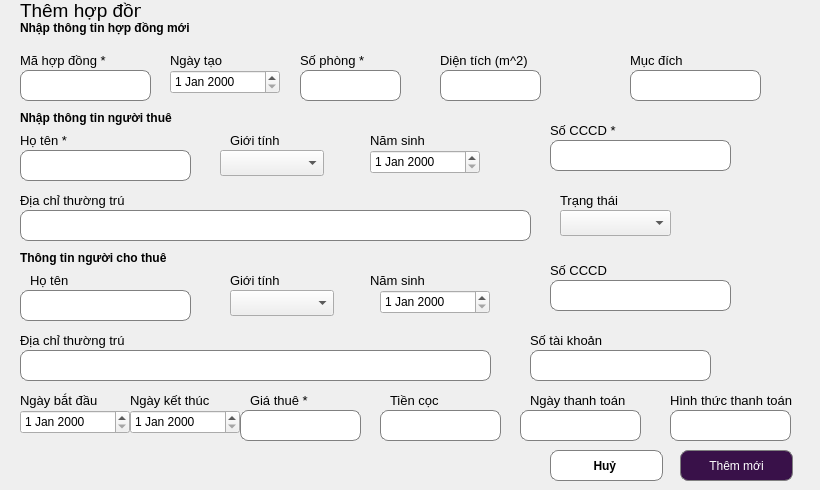
    <widget class="QWidget" name="page_3">
     <widget class="QLineEdit" name="lne_dientich_3">
      <property name="geometry">
       <rect>
        <x>440</x>
        <y>70</y>
        <width>101</width>
        <height>31</height>
       </rect>
      </property>
      <property name="styleSheet">
       <string notr="true">QLineEdit {
    border: 1px solid gray;
    border-radius: 8px;
    padding: 5px;
}</string>
      </property>
      <property name="text">
       <string/>
      </property>
      <property name="alignment">
       <set>Qt::AlignCenter</set>
      </property>
     </widget>
     <widget class="QDateEdit" name="date_namsinh_5">
      <property name="geometry">
       <rect>
        <x>370</x>
        <y>150</y>
        <width>110</width>
        <height>24</height>
       </rect>
      </property>
     </widget>
     <widget class="QLineEdit" name="lne_mucdich_3">
      <property name="geometry">
       <rect>
        <x>630</x>
        <y>70</y>
        <width>131</width>
        <height>31</height>
       </rect>
      </property>
      <property name="styleSheet">
       <string notr="true">QLineEdit {
    border: 1px solid gray;
    border-radius: 8px;
    padding: 5px;
}</string>
      </property>
      <property name="text">
       <string/>
      </property>
      <property name="alignment">
       <set>Qt::AlignCenter</set>
      </property>
     </widget>
     <widget class="QLabel" name="label_135">
      <property name="geometry">
       <rect>
        <x>230</x>
        <y>130</y>
        <width>121</width>
        <height>21</height>
       </rect>
      </property>
      <property name="font">
       <font>
        <pointsize>10</pointsize>
        <weight>50</weight>
        <bold>false</bold>
       </font>
      </property>
      <property name="text">
       <string>Giới tính</string>
      </property>
     </widget>
     <widget class="QLabel" name="label_136">
      <property name="geometry">
       <rect>
        <x>20</x>
        <y>110</y>
        <width>231</width>
        <height>16</height>
       </rect>
      </property>
      <property name="font">
       <font>
        <weight>75</weight>
        <bold>true</bold>
       </font>
      </property>
      <property name="text">
       <string>Nhập thông tin người thuê</string>
      </property>
     </widget>
     <widget class="QLabel" name="label_137">
      <property name="geometry">
       <rect>
        <x>550</x>
        <y>120</y>
        <width>121</width>
        <height>21</height>
       </rect>
      </property>
      <property name="font">
       <font>
        <pointsize>10</pointsize>
        <weight>50</weight>
        <bold>false</bold>
       </font>
      </property>
      <property name="text">
       <string>Số CCCD *</string>
      </property>
     </widget>
     <widget class="QLineEdit" name="lne_dcthuongtru_5">
      <property name="geometry">
       <rect>
        <x>20</x>
        <y>210</y>
        <width>511</width>
        <height>31</height>
       </rect>
      </property>
      <property name="styleSheet">
       <string notr="true">QLineEdit {
    border: 1px solid gray;
    border-radius: 8px;
    padding: 5px;
}</string>
      </property>
      <property name="text">
       <string/>
      </property>
      <property name="alignment">
       <set>Qt::AlignCenter</set>
      </property>
     </widget>
     <widget class="QLabel" name="label_138">
      <property name="geometry">
       <rect>
        <x>230</x>
        <y>270</y>
        <width>121</width>
        <height>21</height>
       </rect>
      </property>
      <property name="font">
       <font>
        <pointsize>10</pointsize>
        <weight>50</weight>
        <bold>false</bold>
       </font>
      </property>
      <property name="text">
       <string>Giới tính</string>
      </property>
     </widget>
     <widget class="QComboBox" name="cbo_gioitinh_5">
      <property name="geometry">
       <rect>
        <x>230</x>
        <y>290</y>
        <width>104</width>
        <height>26</height>
       </rect>
      </property>
     </widget>
     <widget class="QLabel" name="label_139">
      <property name="geometry">
       <rect>
        <x>130</x>
        <y>390</y>
        <width>121</width>
        <height>21</height>
       </rect>
      </property>
      <property name="font">
       <font>
        <pointsize>10</pointsize>
        <weight>50</weight>
        <bold>false</bold>
       </font>
      </property>
      <property name="text">
       <string>Ngày kết thúc</string>
      </property>
     </widget>
     <widget class="QLabel" name="label_140">
      <property name="geometry">
       <rect>
        <x>300</x>
        <y>50</y>
        <width>91</width>
        <height>21</height>
       </rect>
      </property>
      <property name="font">
       <font>
        <pointsize>10</pointsize>
        <weight>50</weight>
        <bold>false</bold>
       </font>
      </property>
      <property name="text">
       <string>Số phòng *</string>
      </property>
     </widget>
     <widget class="QDateEdit" name="date_ngaybd_3">
      <property name="geometry">
       <rect>
        <x>20</x>
        <y>410</y>
        <width>110</width>
        <height>24</height>
       </rect>
      </property>
     </widget>
     <widget class="QLabel" name="label_141">
      <property name="geometry">
       <rect>
        <x>440</x>
        <y>50</y>
        <width>121</width>
        <height>21</height>
       </rect>
      </property>
      <property name="font">
       <font>
        <pointsize>10</pointsize>
        <weight>50</weight>
        <bold>false</bold>
       </font>
      </property>
      <property name="text">
       <string>Diện tích (m^2) </string>
      </property>
     </widget>
     <widget class="QLineEdit" name="lne_mahopdong_3">
      <property name="geometry">
       <rect>
        <x>20</x>
        <y>70</y>
        <width>131</width>
        <height>31</height>
       </rect>
      </property>
      <property name="styleSheet">
       <string notr="true">QLineEdit {
    border: 1px solid gray;
    border-radius: 8px;
    padding: 5px;
}</string>
      </property>
      <property name="text">
       <string/>
      </property>
      <property name="alignment">
       <set>Qt::AlignCenter</set>
      </property>
     </widget>
     <widget class="QLabel" name="label_142">
      <property name="geometry">
       <rect>
        <x>250</x>
        <y>390</y>
        <width>121</width>
        <height>21</height>
       </rect>
      </property>
      <property name="font">
       <font>
        <pointsize>10</pointsize>
        <weight>50</weight>
        <bold>false</bold>
       </font>
      </property>
      <property name="text">
       <string>Giá thuê *</string>
      </property>
     </widget>
     <widget class="QPushButton" name="btn_huyhopdong_2">
      <property name="geometry">
       <rect>
        <x>550</x>
        <y>450</y>
        <width>113</width>
        <height>31</height>
       </rect>
      </property>
      <property name="font">
       <font>
        <weight>75</weight>
        <bold>true</bold>
       </font>
      </property>
      <property name="styleSheet">
       <string notr="true">QPushButton {
 border: 1px solid gray;
 border-radius: 8px;
 padding: 5px;
 color: black;
background-color: white
}</string>
      </property>
      <property name="text">
       <string>Huỷ </string>
      </property>
     </widget>
     <widget class="QLabel" name="label_143">
      <property name="geometry">
       <rect>
        <x>30</x>
        <y>270</y>
        <width>121</width>
        <height>21</height>
       </rect>
      </property>
      <property name="font">
       <font>
        <pointsize>10</pointsize>
        <weight>50</weight>
        <bold>false</bold>
       </font>
      </property>
      <property name="text">
       <string>Họ tên</string>
      </property>
     </widget>
     <widget class="QLabel" name="label_144">
      <property name="geometry">
       <rect>
        <x>530</x>
        <y>390</y>
        <width>121</width>
        <height>21</height>
       </rect>
      </property>
      <property name="font">
       <font>
        <pointsize>10</pointsize>
        <weight>50</weight>
        <bold>false</bold>
       </font>
      </property>
      <property name="text">
       <string>Ngày thanh toán</string>
      </property>
     </widget>
     <widget class="QLabel" name="label_145">
      <property name="geometry">
       <rect>
        <x>20</x>
        <y>190</y>
        <width>121</width>
        <height>21</height>
       </rect>
      </property>
      <property name="font">
       <font>
        <pointsize>10</pointsize>
        <weight>50</weight>
        <bold>false</bold>
       </font>
      </property>
      <property name="text">
       <string>Địa chỉ thường trú</string>
      </property>
     </widget>
     <widget class="QLineEdit" name="lne_ngaythanhtoan_3">
      <property name="geometry">
       <rect>
        <x>520</x>
        <y>410</y>
        <width>121</width>
        <height>31</height>
       </rect>
      </property>
      <property name="styleSheet">
       <string notr="true">QLineEdit {
    border: 1px solid gray;
    border-radius: 8px;
    padding: 5px;
}</string>
      </property>
      <property name="text">
       <string/>
      </property>
      <property name="alignment">
       <set>Qt::AlignCenter</set>
      </property>
     </widget>
     <widget class="QLineEdit" name="lne_stk_3">
      <property name="geometry">
       <rect>
        <x>530</x>
        <y>350</y>
        <width>181</width>
        <height>31</height>
       </rect>
      </property>
      <property name="styleSheet">
       <string notr="true">QLineEdit {
    border: 1px solid gray;
    border-radius: 8px;
    padding: 5px;
}</string>
      </property>
      <property name="text">
       <string/>
      </property>
      <property name="alignment">
       <set>Qt::AlignCenter</set>
      </property>
     </widget>
     <widget class="QLineEdit" name="lne_sophong_3">
      <property name="geometry">
       <rect>
        <x>300</x>
        <y>70</y>
        <width>101</width>
        <height>31</height>
       </rect>
      </property>
      <property name="styleSheet">
       <string notr="true">QLineEdit {
    border: 1px solid gray;
    border-radius: 8px;
    padding: 5px;
}</string>
      </property>
      <property name="text">
       <string/>
      </property>
      <property name="alignment">
       <set>Qt::AlignCenter</set>
      </property>
     </widget>
     <widget class="QLineEdit" name="lne_tiencoc_3">
      <property name="geometry">
       <rect>
        <x>380</x>
        <y>410</y>
        <width>121</width>
        <height>31</height>
       </rect>
      </property>
      <property name="styleSheet">
       <string notr="true">QLineEdit {
    border: 1px solid gray;
    border-radius: 8px;
    padding: 5px;
}</string>
      </property>
      <property name="text">
       <string/>
      </property>
      <property name="alignment">
       <set>Qt::AlignCenter</set>
      </property>
     </widget>
     <widget class="QLabel" name="label_146">
      <property name="geometry">
       <rect>
        <x>560</x>
        <y>190</y>
        <width>121</width>
        <height>21</height>
       </rect>
      </property>
      <property name="font">
       <font>
        <pointsize>10</pointsize>
        <weight>50</weight>
        <bold>false</bold>
       </font>
      </property>
      <property name="text">
       <string>Trạng thái</string>
      </property>
     </widget>
     <widget class="QComboBox" name="cbo_trangthai_3">
      <property name="geometry">
       <rect>
        <x>560</x>
        <y>210</y>
        <width>111</width>
        <height>26</height>
       </rect>
      </property>
     </widget>
     <widget class="QLineEdit" name="lne_hoten_5">
      <property name="geometry">
       <rect>
        <x>20</x>
        <y>150</y>
        <width>171</width>
        <height>31</height>
       </rect>
      </property>
      <property name="styleSheet">
       <string notr="true">QLineEdit {
    border: 1px solid gray;
    border-radius: 8px;
    padding: 5px;
}</string>
      </property>
      <property name="text">
       <string/>
      </property>
      <property name="alignment">
       <set>Qt::AlignCenter</set>
      </property>
     </widget>
     <widget class="QComboBox" name="cbo_gioitinh_6">
      <property name="geometry">
       <rect>
        <x>220</x>
        <y>150</y>
        <width>104</width>
        <height>26</height>
       </rect>
      </property>
     </widget>
     <widget class="QPushButton" name="btn_themmoi_2">
      <property name="geometry">
       <rect>
        <x>680</x>
        <y>450</y>
        <width>113</width>
        <height>31</height>
       </rect>
      </property>
      <property name="styleSheet">
       <string notr="true">QPushButton {
 border: 1px solid gray;
 border-radius: 8px;
 padding: 5px;
 background-color: #391149;
 color: white;
}</string>
      </property>
      <property name="text">
       <string>Thêm mới</string>
      </property>
     </widget>
     <widget class="QDateEdit" name="date_ngaytao_3">
      <property name="geometry">
       <rect>
        <x>170</x>
        <y>70</y>
        <width>110</width>
        <height>24</height>
       </rect>
      </property>
     </widget>
     <widget class="QLineEdit" name="lne_cccd_5">
      <property name="geometry">
       <rect>
        <x>550</x>
        <y>280</y>
        <width>181</width>
        <height>31</height>
       </rect>
      </property>
      <property name="styleSheet">
       <string notr="true">QLineEdit {
    border: 1px solid gray;
    border-radius: 8px;
    padding: 5px;
}</string>
      </property>
      <property name="text">
       <string/>
      </property>
      <property name="alignment">
       <set>Qt::AlignCenter</set>
      </property>
     </widget>
     <widget class="QLabel" name="label_147">
      <property name="geometry">
       <rect>
        <x>630</x>
        <y>50</y>
        <width>111</width>
        <height>21</height>
       </rect>
      </property>
      <property name="font">
       <font>
        <pointsize>10</pointsize>
        <weight>50</weight>
        <bold>false</bold>
       </font>
      </property>
      <property name="text">
       <string>Mục đích</string>
      </property>
     </widget>
     <widget class="QLabel" name="label_148">
      <property name="geometry">
       <rect>
        <x>170</x>
        <y>50</y>
        <width>91</width>
        <height>21</height>
       </rect>
      </property>
      <property name="font">
       <font>
        <pointsize>10</pointsize>
        <weight>50</weight>
        <bold>false</bold>
       </font>
      </property>
      <property name="text">
       <string>Ngày tạo</string>
      </property>
     </widget>
     <widget class="QLabel" name="label_149">
      <property name="geometry">
       <rect>
        <x>530</x>
        <y>330</y>
        <width>121</width>
        <height>21</height>
       </rect>
      </property>
      <property name="font">
       <font>
        <pointsize>10</pointsize>
        <weight>50</weight>
        <bold>false</bold>
       </font>
      </property>
      <property name="text">
       <string>Số tài khoản</string>
      </property>
     </widget>
     <widget class="QLabel" name="label_150">
      <property name="geometry">
       <rect>
        <x>20</x>
        <y>20</y>
        <width>231</width>
        <height>16</height>
       </rect>
      </property>
      <property name="font">
       <font>
        <weight>75</weight>
        <bold>true</bold>
       </font>
      </property>
      <property name="text">
       <string>Nhập thông tin hợp đồng mới</string>
      </property>
     </widget>
     <widget class="QLabel" name="label_151">
      <property name="geometry">
       <rect>
        <x>670</x>
        <y>390</y>
        <width>141</width>
        <height>21</height>
       </rect>
      </property>
      <property name="font">
       <font>
        <pointsize>10</pointsize>
        <weight>50</weight>
        <bold>false</bold>
       </font>
      </property>
      <property name="text">
       <string>Hình thức thanh toán</string>
      </property>
     </widget>
     <widget class="QLineEdit" name="lne_htthanhtoan_3">
      <property name="geometry">
       <rect>
        <x>670</x>
        <y>410</y>
        <width>121</width>
        <height>31</height>
       </rect>
      </property>
      <property name="styleSheet">
       <string notr="true">QLineEdit {
    border: 1px solid gray;
    border-radius: 8px;
    padding: 5px;
}</string>
      </property>
      <property name="text">
       <string/>
      </property>
      <property name="alignment">
       <set>Qt::AlignCenter</set>
      </property>
     </widget>
     <widget class="QLabel" name="label_152">
      <property name="geometry">
       <rect>
        <x>550</x>
        <y>260</y>
        <width>121</width>
        <height>21</height>
       </rect>
      </property>
      <property name="font">
       <font>
        <pointsize>10</pointsize>
        <weight>50</weight>
        <bold>false</bold>
       </font>
      </property>
      <property name="text">
       <string>Số CCCD</string>
      </property>
     </widget>
     <widget class="QLabel" name="label_153">
      <property name="geometry">
       <rect>
        <x>20</x>
        <y>250</y>
        <width>231</width>
        <height>16</height>
       </rect>
      </property>
      <property name="font">
       <font>
        <weight>75</weight>
        <bold>true</bold>
       </font>
      </property>
      <property name="text">
       <string>Thông tin người cho thuê</string>
      </property>
     </widget>
     <widget class="QLineEdit" name="lne_cccd_6">
      <property name="geometry">
       <rect>
        <x>550</x>
        <y>140</y>
        <width>181</width>
        <height>31</height>
       </rect>
      </property>
      <property name="styleSheet">
       <string notr="true">QLineEdit {
    border: 1px solid gray;
    border-radius: 8px;
    padding: 5px;
}</string>
      </property>
      <property name="text">
       <string/>
      </property>
      <property name="alignment">
       <set>Qt::AlignCenter</set>
      </property>
     </widget>
     <widget class="QLabel" name="label_154">
      <property name="geometry">
       <rect>
        <x>20</x>
        <y>0</y>
        <width>121</width>
        <height>21</height>
       </rect>
      </property>
      <property name="font">
       <font>
        <pointsize>14</pointsize>
        <weight>50</weight>
        <bold>false</bold>
       </font>
      </property>
      <property name="text">
       <string>Thêm hợp đồng</string>
      </property>
     </widget>
     <widget class="QDateEdit" name="date_namsinh_6">
      <property name="geometry">
       <rect>
        <x>380</x>
        <y>290</y>
        <width>110</width>
        <height>24</height>
       </rect>
      </property>
     </widget>
     <widget class="QLineEdit" name="lne_dcthuongtru_6">
      <property name="geometry">
       <rect>
        <x>20</x>
        <y>350</y>
        <width>471</width>
        <height>31</height>
       </rect>
      </property>
      <property name="styleSheet">
       <string notr="true">QLineEdit {
    border: 1px solid gray;
    border-radius: 8px;
    padding: 5px;
}</string>
      </property>
      <property name="text">
       <string/>
      </property>
      <property name="alignment">
       <set>Qt::AlignCenter</set>
      </property>
     </widget>
     <widget class="QLabel" name="label_155">
      <property name="geometry">
       <rect>
        <x>20</x>
        <y>50</y>
        <width>121</width>
        <height>21</height>
       </rect>
      </property>
      <property name="font">
       <font>
        <pointsize>10</pointsize>
        <weight>50</weight>
        <bold>false</bold>
       </font>
      </property>
      <property name="text">
       <string>Mã hợp đồng *</string>
      </property>
     </widget>
     <widget class="QLabel" name="label_156">
      <property name="geometry">
       <rect>
        <x>20</x>
        <y>130</y>
        <width>121</width>
        <height>21</height>
       </rect>
      </property>
      <property name="font">
       <font>
        <pointsize>10</pointsize>
        <weight>50</weight>
        <bold>false</bold>
       </font>
      </property>
      <property name="text">
       <string>Họ tên *</string>
      </property>
     </widget>
     <widget class="QLabel" name="label_157">
      <property name="geometry">
       <rect>
        <x>370</x>
        <y>270</y>
        <width>101</width>
        <height>21</height>
       </rect>
      </property>
      <property name="font">
       <font>
        <pointsize>10</pointsize>
        <weight>50</weight>
        <bold>false</bold>
       </font>
      </property>
      <property name="text">
       <string>Năm sinh</string>
      </property>
     </widget>
     <widget class="QLineEdit" name="lne_giathue_3">
      <property name="geometry">
       <rect>
        <x>240</x>
        <y>410</y>
        <width>121</width>
        <height>31</height>
       </rect>
      </property>
      <property name="styleSheet">
       <string notr="true">QLineEdit {
    border: 1px solid gray;
    border-radius: 8px;
    padding: 5px;
}</string>
      </property>
      <property name="text">
       <string/>
      </property>
      <property name="alignment">
       <set>Qt::AlignCenter</set>
      </property>
     </widget>
     <widget class="QLabel" name="label_158">
      <property name="geometry">
       <rect>
        <x>370</x>
        <y>130</y>
        <width>101</width>
        <height>21</height>
       </rect>
      </property>
      <property name="font">
       <font>
        <pointsize>10</pointsize>
        <weight>50</weight>
        <bold>false</bold>
       </font>
      </property>
      <property name="text">
       <string>Năm sinh</string>
      </property>
     </widget>
     <widget class="QLineEdit" name="lne_hoten_6">
      <property name="geometry">
       <rect>
        <x>20</x>
        <y>290</y>
        <width>171</width>
        <height>31</height>
       </rect>
      </property>
      <property name="styleSheet">
       <string notr="true">QLineEdit {
    border: 1px solid gray;
    border-radius: 8px;
    padding: 5px;
}</string>
      </property>
      <property name="text">
       <string/>
      </property>
      <property name="alignment">
       <set>Qt::AlignCenter</set>
      </property>
     </widget>
     <widget class="QLabel" name="label_159">
      <property name="geometry">
       <rect>
        <x>20</x>
        <y>390</y>
        <width>121</width>
        <height>21</height>
       </rect>
      </property>
      <property name="font">
       <font>
        <pointsize>10</pointsize>
        <weight>50</weight>
        <bold>false</bold>
       </font>
      </property>
      <property name="text">
       <string>Ngày bắt đầu</string>
      </property>
     </widget>
     <widget class="QDateEdit" name="date_ngaykt_3">
      <property name="geometry">
       <rect>
        <x>130</x>
        <y>410</y>
        <width>110</width>
        <height>24</height>
       </rect>
      </property>
     </widget>
     <widget class="QLabel" name="label_160">
      <property name="geometry">
       <rect>
        <x>20</x>
        <y>330</y>
        <width>121</width>
        <height>21</height>
       </rect>
      </property>
      <property name="font">
       <font>
        <pointsize>10</pointsize>
        <weight>50</weight>
        <bold>false</bold>
       </font>
      </property>
      <property name="text">
       <string>Địa chỉ thường trú</string>
      </property>
     </widget>
     <widget class="QLabel" name="label_161">
      <property name="geometry">
       <rect>
        <x>390</x>
        <y>390</y>
        <width>121</width>
        <height>21</height>
       </rect>
      </property>
      <property name="font">
       <font>
        <pointsize>10</pointsize>
        <weight>50</weight>
        <bold>false</bold>
       </font>
      </property>
      <property name="text">
       <string>Tiền cọc</string>
      </property>
     </widget>
    </widget>
